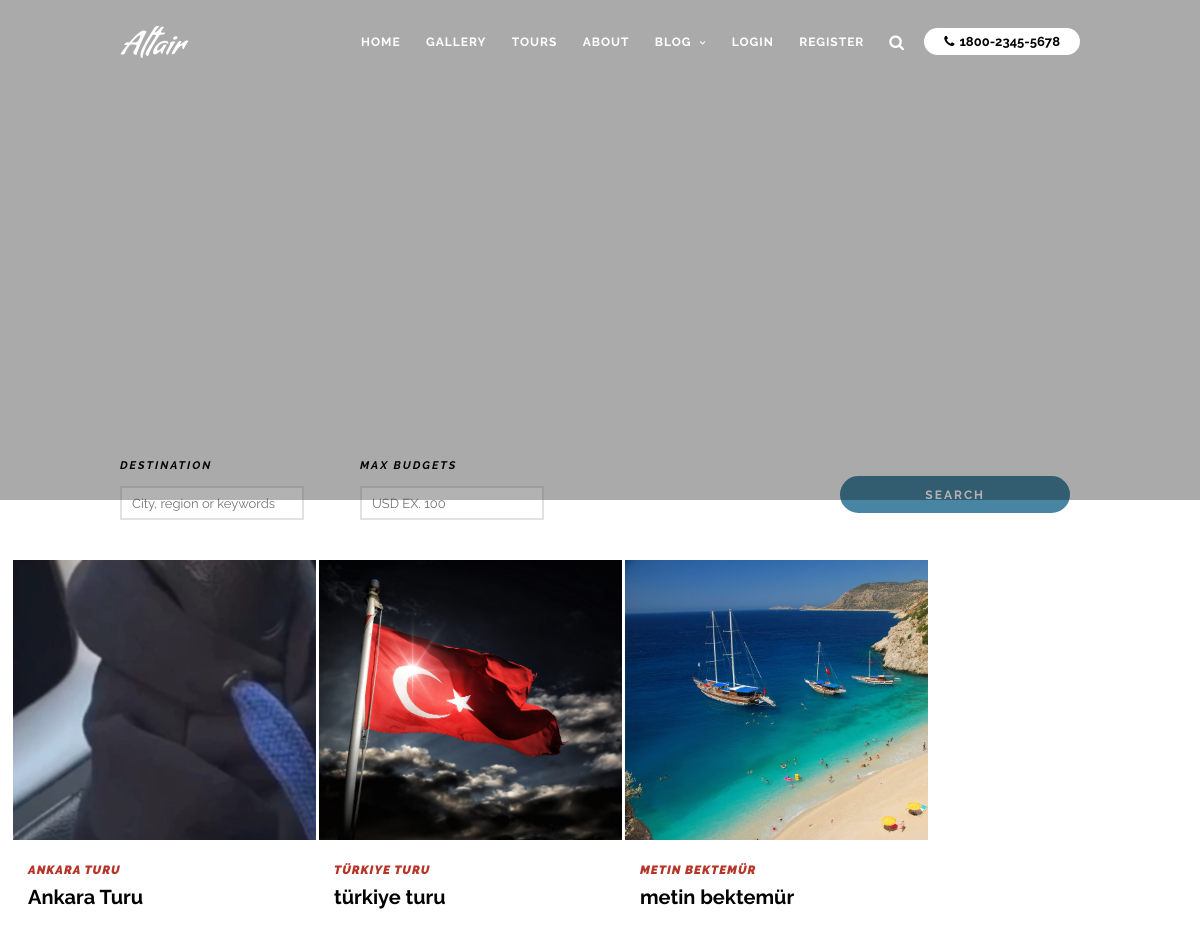
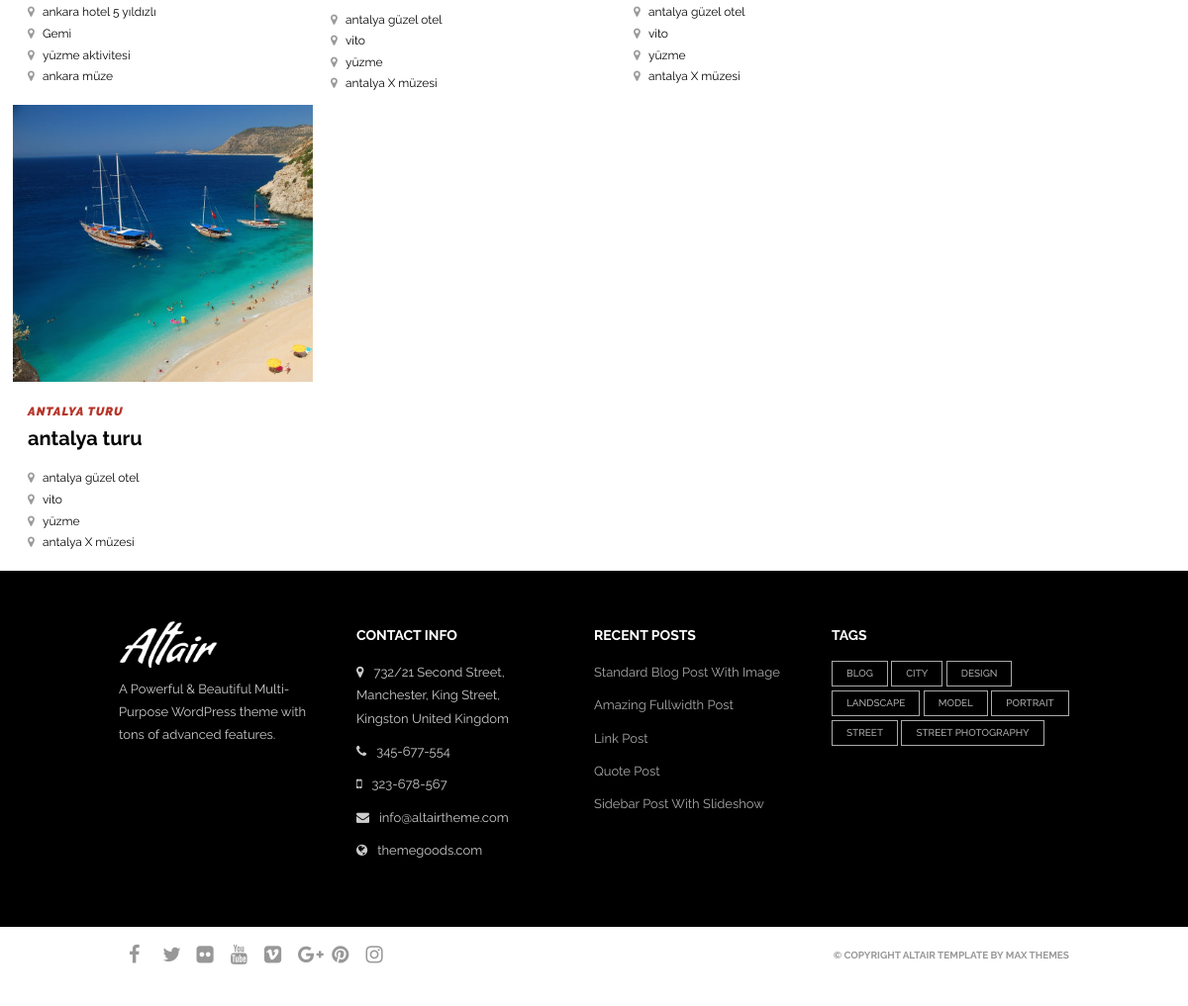
Screenshot of /tourclassic/ with the database file from the repository (2 pictures, top to bottom).
### Main/models.py (models this page shows, shortened)
class Tour(models.Model):
    name = models.CharField(max_length=255, verbose_name="Adı")
    slug = models.SlugField(unique=True, editable=False, verbose_name="Slug")  # Add slug field
    item = models.ManyToManyField(Item, related_name='tours')
    Tour_detail = models.ForeignKey(Tour_detail, on_delete=models.CASCADE, related_name='Tour_detail')
    image = models.ForeignKey(TourImage, on_delete=models.CASCADE, related_name='tour_image')
    price = models.DecimalField(max_digits=10, decimal_places=2, verbose_name="Fiyat")
    discount_price = models.DecimalField(max_digits=10, decimal_places=2, verbose_name="İndirimli Fiyat", blank=True, null=True)
    day = models.IntegerField(verbose_name="Gün", blank=True, null=True)
    is_delete = models.BooleanField(verbose_name="Silindi", default=False)
    delete_date = models.DateTimeField(verbose_name="Silinme Tarihi", blank=True, null=True)
    created_date = models.DateTimeField(verbose_name="Oluşturulma Tarihi", auto_now_add=True)
    updated_date = models.DateTimeField(verbose_name="Son Güncelleme Tarihi", auto_now=True)

class TourImage(models.Model):
    name = models.CharField(max_length=255, verbose_name="Ad")
    image = models.ImageField(upload_to='tour_images/')
    is_delete = models.BooleanField(default=False)
    delete_date = models.DateTimeField(null=True, blank=True)
    created_date = models.DateTimeField(auto_now_add=True)
    updated_date = models.DateTimeField(auto_now=True)
    slug = models.SlugField(unique=True, editable=False)

class Item(models.Model):
    name = models.CharField(max_length=255, verbose_name="Ad")
    vehicle_type = models.ForeignKey(VehicleType, on_delete=models.CASCADE, related_name='items')
    activity = models.ManyToManyField(Activity, related_name='items')
    museum = models.ManyToManyField(Museum, related_name='items')
    hotel = models.ManyToManyField(Hotel, related_name='items')
    start_day = models.IntegerField(verbose_name="Program Başlangıç Günü", help_text="Gün sayısını girin")
    end_day = models.IntegerField(verbose_name="Program Bitiş Günü", help_text="Gün sayısını girin")
    location = models.CharField(max_length=255, verbose_name="şehir")
    content = models.TextField(verbose_name="Tur Programı Content")
    item_image = models.ForeignKey(ItemImage, on_delete=models.CASCADE, related_name='images')
    is_delete = models.BooleanField(verbose_name="Silindi", default=False)
    delete_date = models.DateTimeField(verbose_name="Silinme Tarihi", blank=True, null=True)
    created_date = models.DateTimeField(verbose_name="Oluşturulma Tarihi", auto_now_add=True)
    updated_date = models.DateTimeField(verbose_name="Son Güncellenme Tarihi", auto_now=True)

class Hotel(models.Model):
    name = models.CharField(max_length=255, verbose_name="Name")
    is_delete = models.BooleanField(verbose_name="Deleted", default=False)
    delete_date = models.DateTimeField(verbose_name="Deletion Date", blank=True, null=True)
    created_date = models.DateTimeField(verbose_name="Creation Date", auto_now_add=True)
    updated_date = models.DateTimeField(verbose_name="Last Update Date", auto_now=True)

class VehicleType(models.Model):
    name = models.CharField(max_length=255, verbose_name="Name")
    is_delete = models.BooleanField(verbose_name="Deleted", default=False)
    delete_date = models.DateTimeField(verbose_name="Deletion Date", blank=True, null=True)
    created_date = models.DateTimeField(verbose_name="Creation Date", auto_now_add=True)
    updated_date = models.DateTimeField(verbose_name="Last Update Date", auto_now=True)

class Activity(models.Model):
    LOCATION_CHOICES = [
        ('adana', 'Adana'),
        ('adıyaman', 'Adıyaman'),
        ('afyonkarahisar', 'Afyonkarahisar'),
        ('ağrı', 'Ağrı'),
        ('amasya', 'Amasya'),
        ('ankara', 'Ankara'),
        ('antalya', 'Antalya'),
        ('artvin', 'Artvin'),
        ('aydin', 'Aydın'),
        ('balıkesir', 'Balıkesir'),
        ('bilecik', 'Bilecik'),
        ('bingöl', 'Bingöl'),
        ('bitlis', 'Bitlis'),
        ('bolu', 'Bolu'),
        ('burdur', 'Burdur'),
        ('bursa', 'Bursa'),
        ('çanakkale', 'Çanakkale'),
        ('çankırı', 'Çankırı'),
        ('çorum', 'Çorum'),
        ('denizli', 'Denizli'),
        ('diyarbakır', 'Diyarbakır'),
        ('düzce', 'Düzce'),
        ('edirne', 'Edirne'),
        ('elazığ', 'Elazığ'),
        ('erzincan', 'Erzincan'),
        ('erzurum', 'Erzurum'),
        ('eskişehir', 'Eskişehir'),
        ('gaziantep', 'Gaziantep'),
        ('giresun', 'Giresun'),
        ('gümüşhane', 'Gümüşhane'),
        ('hakkari', 'Hakkari'),
        ('hatay', 'Hatay'),
        ('ısparta', 'Isparta'),
        ('istanbul', 'İstanbul'),
        ('izmir', 'İzmir'),
        ('kahramanmaraş', 'Kahramanmaraş'),
        ('karabük', 'Karabük'),
        ('karaman', 'Karaman'),
        ('kars', 'Kars'),
        ('kastamonu', 'Kastamonu'),
        ('kayseri', 'Kayseri'),
        ('kırıkkale', 'Kırıkkale'),
        ('kırklareli', 'Kırklareli'),
        ('kırşehir', 'Kırşehir'),
        ('klise', 'Kilis'),
        ('kocaeli', 'Kocaeli'),
        ('konya', 'Konya'),
        ('kütahya', 'Kütahya'),
        ('malatya', 'Malatya'),
        ('manisa', 'Manisa'),
        ('mardin', 'Mardin'),
        ('mersin', 'Mersin'),
        ('muğla', 'Muğla'),
        ('muş', 'Muş'),
        ('nevşehir', 'Nevşehir'),
        ('nigde', 'Niğde'),
        ('ordu', 'Ordu'),
        ('osmaniye', 'Osmaniye'),
        ('rize', 'Rize'),
        ('sakarya', 'Sakarya'),
        ('samsun', 'Samsun'),
        ('siirt', 'Siirt'),
        ('sinop', 'Sinop'),
        ('sivas', 'Sivas'),
        ('şanlıurfa', 'Şanlıurfa'),
        ('şırnak', 'Şırnak'),
        ('tekirdağ', 'Tekirdağ'),
        ('tokat', 'Tokat'),
        ('trabzon', 'Trabzon'),
        ('tunceli', 'Tunceli'),
        ('uşak', 'Uşak'),
        ('van', 'Van'),
        ('yalova', 'Yalova'),
        ('yozgat', 'Yozgat'),
        ('zonguldak', 'Zonguldak')
    ]
    name = models.CharField(max_length=255, verbose_name="Name")
    location = models.CharField(
        max_length=255,
        choices=LOCATION_CHOICES,
        verbose_name="Location"
    )
    is_delete = models.BooleanField(verbose_name="Deleted", default=False)
    delete_date = models.DateTimeField(verbose_name="Deletion Date", blank=True, null=True)
    created_date = models.DateTimeField(verbose_name="Creation Date", auto_now_add=True)
    updated_date = models.DateTimeField(verbose_name="Last Update Date", auto_now=True)

class Museum(models.Model):
    name = models.CharField(max_length=255, verbose_name="Name")
    image = models.ImageField(upload_to='museum_images/', verbose_name="Image")
    is_delete = models.BooleanField(verbose_name="Deleted", default=False)
    delete_date = models.DateTimeField(verbose_name="Deletion Date", blank=True, null=True)
    created_date = models.DateTimeField(verbose_name="Creation Date", auto_now_add=True)
    updated_date = models.DateTimeField(verbose_name="Last Update Date", auto_now=True)

### Main/views.py (the view)
# urls.py: path('tourclassic/', views.tourclassic, name='tour-classic-fullwidth'),
def tourclassic(request):
    keyword = request.GET.get('keyword', '')
    budget = request.GET.get('budget', '')
    tour = Tour.objects.filter(is_delete=False).order_by('-created_date')
    if keyword:
        tour = tour.filter(name__icontains=keyword)
    if budget:
        tour = tour.filter(price__lte=budget)
    context = {
        'tours': tour
    }
    return render(request, 'Main/pages/tour/tour-classic-fullwidth.html', context)

### Main/templates/Main/pages/tour/tour-classic-fullwidth.html (shortened to what this page needs)
{% extends 'Main/pages/base/base.html' %}
{% load static %}
    {% block content %}
    {% include 'main/includes/tour/hasbg-parallax.html' %}
      <div id="page_content_wrapper" class="hasbg fullwidth">
        {% include 'main/includes/tour/tour-grid.html' %}
      </div>
    {% endblock %}

### Main/templates/Main/includes/tour/tour-grid.html (shortened to what this page needs)
{% load static %}
<div class="inner">
  <div class="inner_wrapper">
    <div id="page_main_content" class="sidebar_content full_width">
      <div class="page_content_wrapper">
        <form id="tour_search_form" name="tour_search_form" method="get" action="{% url 'tour-classic-fullwidth' %}">
          <div class="tour_search_wrapper">
            <div class="one_fourth">
              <label for="keyword">Destination</label>
              <input id="keyword" name="keyword" type="text" placeholder="City, region or keywords" />
            </div>
            <div class="one_fourth">
              <label for="budget">Max Budgets</label>
              <input id="budget" name="budget" type="text" placeholder="USD EX. 100" />
            </div>
            <div class="one_fourth last">
              <input id="tour_search_btn" type="submit" value="Search" />
            </div>
          </div>
        </form>
      </div>
      <div id="portfolio_filter_wrapper" class="three_cols gallery fullwidth section content clearfix">
        {% for tour in tours %}
        <div class="element portfolio3filter_wrapper" style="padding-left:13px; margin-right:-10px;">
          <div class="one_third gallery3 filterable gallery_type animated2" data-id="post-{{ tour.id }}">
            <a href="{% url 'east-europe' tour.slug %}">
              <div style="background-image: url('{{ tour.image.image.url }}'); width: 418px; height: 280px; background-size: cover; background-position: center;"></div>
            </a>
            <div class="thumb_content fullwidth classic" style="width:440px;">
              <div class="thumb_title">
                <div class="tour_country">{{ tour.name }}</div>
                <a href="{% url 'east-europe' tour.slug %}"><h3>{{ tour.name }}</h3></a>
              </div>
              <br class="clear" />
              <div class="tour_excerpt">
                {% if tour.item.all %}
                  <i class="fa fa-map-marker"></i>&nbsp;{{ tour.item.all.0.hotel.all.0.name }}
                  <br />
                  <i class="fa fa-map-marker"></i>&nbsp;{{ tour.item.all.0.vehicle_type.name }}
                  <br />
                  <i class="fa fa-map-marker"></i>&nbsp;{{ tour.item.all.0.activity.all.0.name }}
                  <br />
                  <i class="fa fa-map-marker"></i>&nbsp;{{ tour.item.all.0.museum.all.0.name }}
                  <br />
                {% else %}
                  <i class="fa fa-map-marker"></i>&nbsp;No details available
                {% endif %}
              </div>
            </div>
          </div>
        </div>
        {% endfor %}
      </div>
    </div>
  </div>
</div>

### rows the page displays
Tour: image.image (picture), name "ANKARA TURU", name "Ankara Turu", item.all.0.hotel.all.0.name "ankara hotel 5 yıldızlı", item.all.0.vehicle_type.name "Gemi", item.all.0.activity.all.0.name "yüzme aktivitesi", item.all.0.museum.all.0.name "ankara müze"
Tour: image.image (picture), name "TÜRKIYE TURU", name "türkiye turu", item.all.0.hotel.all.0.name "antalya güzel otel", item.all.0.vehicle_type.name "vito", item.all.0.activity.all.0.name "yüzme", item.all.0.museum.all.0.name "antalya X müzesi"
Tour: image.image (picture), name "METIN BEKTEMÜR", name "metin bektemür", item.all.0.hotel.all.0.name "antalya güzel otel", item.all.0.vehicle_type.name "vito", item.all.0.activity.all.0.name "yüzme", item.all.0.museum.all.0.name "antalya X müzesi"
Tour: image.image (picture), name "ANTALYA TURU", name "antalya turu", item.all.0.hotel.all.0.name "antalya güzel otel", item.all.0.vehicle_type.name "vito", item.all.0.activity.all.0.name "yüzme", item.all.0.museum.all.0.name "antalya X müzesi"
